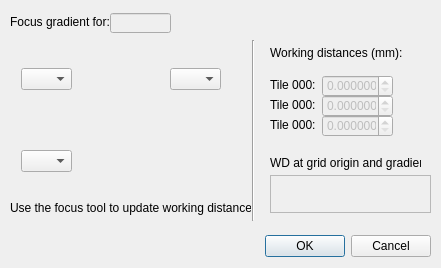
<?xml version="1.0" encoding="UTF-8"?>
<ui version="4.0">
 <class>focusGradientSetttings</class>
 <widget class="QDialog" name="focusGradientSetttings">
  <property name="windowModality">
   <enum>Qt::ApplicationModal</enum>
  </property>
  <property name="geometry">
   <rect>
    <x>0</x>
    <y>0</y>
    <width>441</width>
    <height>268</height>
   </rect>
  </property>
  <property name="windowTitle">
   <string>Focus Gradient Settings</string>
  </property>
  <widget class="QDialogButtonBox" name="buttonBox">
   <property name="geometry">
    <rect>
     <x>240</x>
     <y>230</y>
     <width>191</width>
     <height>32</height>
    </rect>
   </property>
   <property name="orientation">
    <enum>Qt::Horizontal</enum>
   </property>
   <property name="standardButtons">
    <set>QDialogButtonBox::Cancel|QDialogButtonBox::Ok</set>
   </property>
  </widget>
  <widget class="QComboBox" name="comboBox_tileLowerLeft">
   <property name="geometry">
    <rect>
     <x>21</x>
     <y>150</y>
     <width>51</width>
     <height>22</height>
    </rect>
   </property>
  </widget>
  <widget class="QLabel" name="grid_illustration">
   <property name="geometry">
    <rect>
     <x>11</x>
     <y>60</y>
     <width>220</width>
     <height>121</height>
    </rect>
   </property>
   <property name="text">
    <string/>
   </property>
  </widget>
  <widget class="QComboBox" name="comboBox_tileUpperLeft">
   <property name="geometry">
    <rect>
     <x>21</x>
     <y>68</y>
     <width>51</width>
     <height>22</height>
    </rect>
   </property>
  </widget>
  <widget class="QComboBox" name="comboBox_tileUpperRight">
   <property name="geometry">
    <rect>
     <x>170</x>
     <y>68</y>
     <width>51</width>
     <height>22</height>
    </rect>
   </property>
  </widget>
  <widget class="QLabel" name="label">
   <property name="geometry">
    <rect>
     <x>10</x>
     <y>14</y>
     <width>101</width>
     <height>16</height>
    </rect>
   </property>
   <property name="text">
    <string>Focus gradient for: </string>
   </property>
  </widget>
  <widget class="QLineEdit" name="lineEdit_currentGrid">
   <property name="enabled">
    <bool>false</bool>
   </property>
   <property name="geometry">
    <rect>
     <x>110</x>
     <y>13</y>
     <width>61</width>
     <height>20</height>
    </rect>
   </property>
  </widget>
  <widget class="Line" name="line">
   <property name="geometry">
    <rect>
     <x>243</x>
     <y>40</y>
     <width>20</width>
     <height>181</height>
    </rect>
   </property>
   <property name="orientation">
    <enum>Qt::Vertical</enum>
   </property>
  </widget>
  <widget class="QLabel" name="label_2">
   <property name="geometry">
    <rect>
     <x>270</x>
     <y>45</y>
     <width>141</width>
     <height>16</height>
    </rect>
   </property>
   <property name="text">
    <string>Working distances (mm):</string>
   </property>
  </widget>
  <widget class="QLabel" name="label_t1">
   <property name="geometry">
    <rect>
     <x>270</x>
     <y>77</y>
     <width>51</width>
     <height>16</height>
    </rect>
   </property>
   <property name="text">
    <string>Tile 000:</string>
   </property>
  </widget>
  <widget class="QLabel" name="label_t2">
   <property name="geometry">
    <rect>
     <x>270</x>
     <y>97</y>
     <width>51</width>
     <height>16</height>
    </rect>
   </property>
   <property name="text">
    <string>Tile 000:</string>
   </property>
  </widget>
  <widget class="QLabel" name="label_t3">
   <property name="geometry">
    <rect>
     <x>270</x>
     <y>117</y>
     <width>51</width>
     <height>16</height>
    </rect>
   </property>
   <property name="text">
    <string>Tile 000:</string>
   </property>
  </widget>
  <widget class="QDoubleSpinBox" name="doubleSpinBox_t1">
   <property name="enabled">
    <bool>false</bool>
   </property>
   <property name="geometry">
    <rect>
     <x>322</x>
     <y>75</y>
     <width>71</width>
     <height>22</height>
    </rect>
   </property>
   <property name="decimals">
    <number>6</number>
   </property>
   <property name="minimum">
    <double>0.000000000000000</double>
   </property>
   <property name="maximum">
    <double>10.000000000000000</double>
   </property>
   <property name="singleStep">
    <double>0.010000000000000</double>
   </property>
  </widget>
  <widget class="QDoubleSpinBox" name="doubleSpinBox_t2">
   <property name="enabled">
    <bool>false</bool>
   </property>
   <property name="geometry">
    <rect>
     <x>322</x>
     <y>95</y>
     <width>71</width>
     <height>22</height>
    </rect>
   </property>
   <property name="decimals">
    <number>6</number>
   </property>
   <property name="minimum">
    <double>0.000000000000000</double>
   </property>
   <property name="maximum">
    <double>10.000000000000000</double>
   </property>
   <property name="singleStep">
    <double>0.010000000000000</double>
   </property>
  </widget>
  <widget class="QDoubleSpinBox" name="doubleSpinBox_t3">
   <property name="enabled">
    <bool>false</bool>
   </property>
   <property name="geometry">
    <rect>
     <x>322</x>
     <y>115</y>
     <width>71</width>
     <height>22</height>
    </rect>
   </property>
   <property name="decimals">
    <number>6</number>
   </property>
   <property name="minimum">
    <double>0.000000000000000</double>
   </property>
   <property name="maximum">
    <double>10.000000000000000</double>
   </property>
   <property name="singleStep">
    <double>0.010000000000000</double>
   </property>
  </widget>
  <widget class="QLabel" name="label_6">
   <property name="geometry">
    <rect>
     <x>270</x>
     <y>155</y>
     <width>151</width>
     <height>16</height>
    </rect>
   </property>
   <property name="text">
    <string>WD at grid origin and gradient:</string>
   </property>
  </widget>
  <widget class="QTextEdit" name="textEdit_originGradients">
   <property name="enabled">
    <bool>false</bool>
   </property>
   <property name="geometry">
    <rect>
     <x>270</x>
     <y>175</y>
     <width>161</width>
     <height>38</height>
    </rect>
   </property>
  </widget>
  <widget class="QLabel" name="label_3">
   <property name="geometry">
    <rect>
     <x>10</x>
     <y>200</y>
     <width>241</width>
     <height>16</height>
    </rect>
   </property>
   <property name="text">
    <string>Use the focus tool to update working distances.</string>
   </property>
  </widget>
  <zorder>grid_illustration</zorder>
  <zorder>buttonBox</zorder>
  <zorder>comboBox_tileLowerLeft</zorder>
  <zorder>comboBox_tileUpperLeft</zorder>
  <zorder>comboBox_tileUpperRight</zorder>
  <zorder>label</zorder>
  <zorder>lineEdit_currentGrid</zorder>
  <zorder>line</zorder>
  <zorder>label_2</zorder>
  <zorder>label_t1</zorder>
  <zorder>label_t2</zorder>
  <zorder>label_t3</zorder>
  <zorder>doubleSpinBox_t1</zorder>
  <zorder>doubleSpinBox_t2</zorder>
  <zorder>doubleSpinBox_t3</zorder>
  <zorder>label_6</zorder>
  <zorder>textEdit_originGradients</zorder>
  <zorder>label_3</zorder>
 </widget>
 <resources/>
 <connections>
  <connection>
   <sender>buttonBox</sender>
   <signal>accepted()</signal>
   <receiver>focusGradientSetttings</receiver>
   <slot>accept()</slot>
   <hints>
    <hint type="sourcelabel">
     <x>248</x>
     <y>254</y>
    </hint>
    <hint type="destinationlabel">
     <x>157</x>
     <y>274</y>
    </hint>
   </hints>
  </connection>
  <connection>
   <sender>buttonBox</sender>
   <signal>rejected()</signal>
   <receiver>focusGradientSetttings</receiver>
   <slot>reject()</slot>
   <hints>
    <hint type="sourcelabel">
     <x>316</x>
     <y>260</y>
    </hint>
    <hint type="destinationlabel">
     <x>286</x>
     <y>274</y>
    </hint>
   </hints>
  </connection>
 </connections>
</ui>
